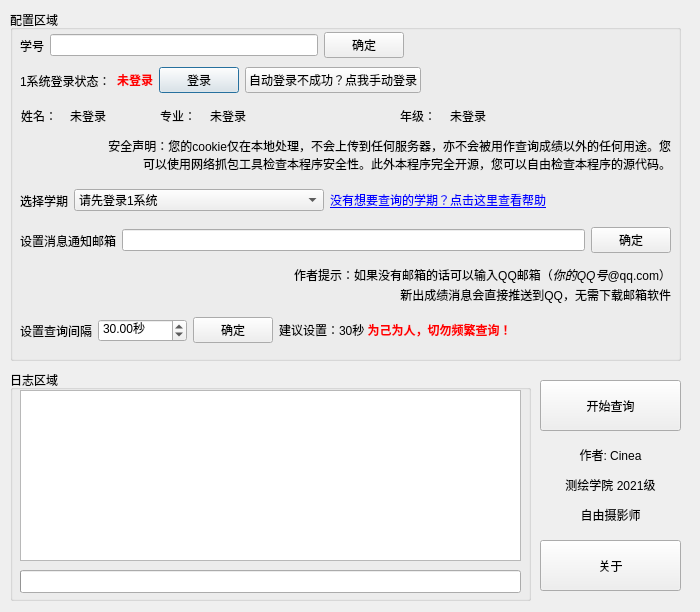
<?xml version="1.0" encoding="UTF-8"?>
<ui version="4.0">
 <class>Dialog</class>
 <widget class="QDialog" name="Dialog">
  <property name="geometry">
   <rect>
    <x>0</x>
    <y>0</y>
    <width>700</width>
    <height>612</height>
   </rect>
  </property>
  <property name="sizePolicy">
   <sizepolicy hsizetype="Fixed" vsizetype="Fixed">
    <horstretch>0</horstretch>
    <verstretch>0</verstretch>
   </sizepolicy>
  </property>
  <property name="windowTitle">
   <string>Dialog</string>
  </property>
  <property name="sizeGripEnabled">
   <bool>false</bool>
  </property>
  <widget class="QGroupBox" name="InputBox">
   <property name="geometry">
    <rect>
     <x>10</x>
     <y>10</y>
     <width>671</width>
     <height>351</height>
    </rect>
   </property>
   <property name="title">
    <string>配置区域</string>
   </property>
   <widget class="QWidget" name="horizontalLayoutWidget">
    <property name="geometry">
     <rect>
      <x>10</x>
      <y>50</y>
      <width>651</width>
      <height>41</height>
     </rect>
    </property>
    <layout class="QHBoxLayout" name="horizontalLayout">
     <item>
      <widget class="QLabel" name="cookieLabel">
       <property name="text">
        <string>1系统登录状态：</string>
       </property>
      </widget>
     </item>
     <item>
      <widget class="QLabel" name="OSloginstatus">
       <property name="text">
        <string>&lt;html&gt;&lt;head/&gt;&lt;body&gt;&lt;p&gt;&lt;span style=&quot; font-weight:600; color:#ff0000;&quot;&gt;未登录&lt;/span&gt;&lt;/p&gt;&lt;/body&gt;&lt;/html&gt;</string>
       </property>
      </widget>
     </item>
     <item>
      <widget class="QPushButton" name="cookieConfirmBtn">
       <property name="text">
        <string>登录</string>
       </property>
      </widget>
     </item>
     <item>
      <widget class="QPushButton" name="manualSetCookieBtn">
       <property name="text">
        <string>自动登录不成功？点我手动登录</string>
       </property>
      </widget>
     </item>
     <item>
      <spacer name="horizontalSpacer_4">
       <property name="orientation">
        <enum>Qt::Horizontal</enum>
       </property>
       <property name="sizeHint" stdset="0">
        <size>
         <width>40</width>
         <height>20</height>
        </size>
       </property>
      </spacer>
     </item>
    </layout>
   </widget>
   <widget class="QLabel" name="cookieHelpLebel_2">
    <property name="geometry">
     <rect>
      <x>90</x>
      <y>100</y>
      <width>571</width>
      <height>91</height>
     </rect>
    </property>
    <property name="text">
     <string>&lt;html&gt;&lt;head/&gt;&lt;body&gt;&lt;p align=&quot;right&quot;&gt;安全声明：您的cookie仅在本地处理，不会上传到任何服务器，亦不会被用作查询成绩以外的任何用途。您可以使用网络抓包工具检查本程序安全性。此外本程序完全开源，您可以自由检查本程序的源代码。&lt;/p&gt;&lt;/body&gt;&lt;/html&gt;</string>
    </property>
    <property name="textFormat">
     <enum>Qt::RichText</enum>
    </property>
    <property name="scaledContents">
     <bool>false</bool>
    </property>
    <property name="wordWrap">
     <bool>true</bool>
    </property>
   </widget>
   <widget class="QWidget" name="horizontalLayoutWidget_2">
    <property name="geometry">
     <rect>
      <x>10</x>
      <y>170</y>
      <width>794</width>
      <height>41</height>
     </rect>
    </property>
    <layout class="QHBoxLayout" name="horizontalLayout_3">
     <item>
      <widget class="QLabel" name="chooseTermLabel">
       <property name="text">
        <string>选择学期</string>
       </property>
      </widget>
     </item>
     <item>
      <widget class="QComboBox" name="selectTermComboBox">
       <property name="sizePolicy">
        <sizepolicy hsizetype="Preferred" vsizetype="Fixed">
         <horstretch>0</horstretch>
         <verstretch>0</verstretch>
        </sizepolicy>
       </property>
       <property name="minimumSize">
        <size>
         <width>250</width>
         <height>0</height>
        </size>
       </property>
       <property name="sizeIncrement">
        <size>
         <width>0</width>
         <height>0</height>
        </size>
       </property>
       <property name="baseSize">
        <size>
         <width>0</width>
         <height>0</height>
        </size>
       </property>
       <property name="currentText">
        <string>请先登录1系统</string>
       </property>
       <property name="iconSize">
        <size>
         <width>60</width>
         <height>20</height>
        </size>
       </property>
       <property name="placeholderText">
        <string/>
       </property>
       <item>
        <property name="text">
         <string>请先登录1系统</string>
        </property>
       </item>
      </widget>
     </item>
     <item>
      <widget class="QLabel" name="label_6">
       <property name="text">
        <string>&lt;html&gt;&lt;head/&gt;&lt;body&gt;&lt;p&gt;&lt;a href=&quot;https://www.cinea.com.cn&quot;&gt;&lt;span style=&quot; text-decoration: underline; color:#0000ff;&quot;&gt;没有想要查询的学期？点击这里查看帮助&lt;/span&gt;&lt;/a&gt;&lt;/p&gt;&lt;/body&gt;&lt;/html&gt;</string>
       </property>
       <property name="openExternalLinks">
        <bool>true</bool>
       </property>
      </widget>
     </item>
     <item>
      <spacer name="horizontalSpacer">
       <property name="orientation">
        <enum>Qt::Horizontal</enum>
       </property>
       <property name="sizeHint" stdset="0">
        <size>
         <width>40</width>
         <height>20</height>
        </size>
       </property>
      </spacer>
     </item>
    </layout>
   </widget>
   <widget class="QWidget" name="horizontalLayoutWidget_3">
    <property name="geometry">
     <rect>
      <x>10</x>
      <y>210</y>
      <width>651</width>
      <height>41</height>
     </rect>
    </property>
    <layout class="QHBoxLayout" name="horizontalLayout_4">
     <item>
      <widget class="QLabel" name="label">
       <property name="text">
        <string>设置消息通知邮箱</string>
       </property>
      </widget>
     </item>
     <item>
      <widget class="QLineEdit" name="mailLineEdt"/>
     </item>
     <item>
      <widget class="QPushButton" name="mailConfirmBtn">
       <property name="text">
        <string>确定</string>
       </property>
      </widget>
     </item>
    </layout>
   </widget>
   <widget class="QLabel" name="cookieHelpLebel_3">
    <property name="geometry">
     <rect>
      <x>90</x>
      <y>250</y>
      <width>571</width>
      <height>31</height>
     </rect>
    </property>
    <property name="text">
     <string>&lt;html&gt;&lt;head/&gt;&lt;body&gt;&lt;p align=&quot;right&quot;&gt;作者提示：如果没有邮箱的话可以输入QQ邮箱（&lt;span style=&quot; font-style:italic;&quot;&gt;你的QQ号&lt;/span&gt;@qq.com）&lt;/p&gt;&lt;/body&gt;&lt;/html&gt;</string>
    </property>
    <property name="textFormat">
     <enum>Qt::RichText</enum>
    </property>
    <property name="scaledContents">
     <bool>false</bool>
    </property>
    <property name="wordWrap">
     <bool>true</bool>
    </property>
    <property name="margin">
     <number>0</number>
    </property>
    <property name="indent">
     <number>-1</number>
    </property>
   </widget>
   <widget class="QLabel" name="cookieHelpLebel_4">
    <property name="geometry">
     <rect>
      <x>90</x>
      <y>270</y>
      <width>571</width>
      <height>31</height>
     </rect>
    </property>
    <property name="text">
     <string>&lt;html&gt;&lt;head/&gt;&lt;body&gt;&lt;p align=&quot;right&quot;&gt;新出成绩消息会直接推送到QQ，无需下载邮箱软件&lt;/p&gt;&lt;/body&gt;&lt;/html&gt;</string>
    </property>
    <property name="textFormat">
     <enum>Qt::RichText</enum>
    </property>
    <property name="scaledContents">
     <bool>false</bool>
    </property>
    <property name="wordWrap">
     <bool>true</bool>
    </property>
    <property name="margin">
     <number>0</number>
    </property>
    <property name="indent">
     <number>-1</number>
    </property>
   </widget>
   <widget class="QWidget" name="horizontalLayoutWidget_4">
    <property name="geometry">
     <rect>
      <x>10</x>
      <y>300</y>
      <width>651</width>
      <height>41</height>
     </rect>
    </property>
    <layout class="QHBoxLayout" name="horizontalLayout_5">
     <item>
      <widget class="QLabel" name="label_2">
       <property name="text">
        <string>设置查询间隔</string>
       </property>
      </widget>
     </item>
     <item>
      <widget class="QDoubleSpinBox" name="queryTimeEdit">
       <property name="suffix">
        <string>秒</string>
       </property>
       <property name="minimum">
        <double>1.000000000000000</double>
       </property>
       <property name="maximum">
        <double>10000.000000000000000</double>
       </property>
       <property name="value">
        <double>30.000000000000000</double>
       </property>
      </widget>
     </item>
     <item>
      <widget class="QPushButton" name="delayTimeOK">
       <property name="text">
        <string>确定</string>
       </property>
      </widget>
     </item>
     <item>
      <widget class="QLabel" name="label_3">
       <property name="text">
        <string>&lt;html&gt;&lt;head/&gt;&lt;body&gt;&lt;p&gt;建议设置：30秒 &lt;span style=&quot; font-weight:600; color:#ff0000;&quot;&gt;为己为人，切勿频繁查询！&lt;/span&gt;&lt;/p&gt;&lt;/body&gt;&lt;/html&gt;</string>
       </property>
       <property name="textFormat">
        <enum>Qt::RichText</enum>
       </property>
      </widget>
     </item>
     <item>
      <spacer name="horizontalSpacer_3">
       <property name="orientation">
        <enum>Qt::Horizontal</enum>
       </property>
       <property name="sizeHint" stdset="0">
        <size>
         <width>40</width>
         <height>20</height>
        </size>
       </property>
      </spacer>
     </item>
    </layout>
   </widget>
   <widget class="QLabel" name="nameLabel">
    <property name="geometry">
     <rect>
      <x>60</x>
      <y>80</y>
      <width>121</width>
      <height>51</height>
     </rect>
    </property>
    <property name="text">
     <string>未登录</string>
    </property>
   </widget>
   <widget class="QLabel" name="label_7">
    <property name="geometry">
     <rect>
      <x>150</x>
      <y>80</y>
      <width>51</width>
      <height>51</height>
     </rect>
    </property>
    <property name="text">
     <string>专业：</string>
    </property>
   </widget>
   <widget class="QLabel" name="label_5">
    <property name="geometry">
     <rect>
      <x>11</x>
      <y>80</y>
      <width>51</width>
      <height>51</height>
     </rect>
    </property>
    <property name="text">
     <string>姓名：</string>
    </property>
   </widget>
   <widget class="QLabel" name="facultyLabel">
    <property name="geometry">
     <rect>
      <x>200</x>
      <y>80</y>
      <width>191</width>
      <height>51</height>
     </rect>
    </property>
    <property name="text">
     <string>未登录</string>
    </property>
   </widget>
   <widget class="QLabel" name="label_9">
    <property name="geometry">
     <rect>
      <x>390</x>
      <y>80</y>
      <width>51</width>
      <height>51</height>
     </rect>
    </property>
    <property name="text">
     <string>年级：</string>
    </property>
   </widget>
   <widget class="QLabel" name="gradeLabel">
    <property name="geometry">
     <rect>
      <x>440</x>
      <y>80</y>
      <width>191</width>
      <height>51</height>
     </rect>
    </property>
    <property name="text">
     <string>未登录</string>
    </property>
   </widget>
   <widget class="QWidget" name="horizontalLayoutWidget_5">
    <property name="geometry">
     <rect>
      <x>10</x>
      <y>20</y>
      <width>651</width>
      <height>31</height>
     </rect>
    </property>
    <layout class="QHBoxLayout" name="horizontalLayout_2">
     <item>
      <widget class="QLabel" name="label_8">
       <property name="text">
        <string>学号</string>
       </property>
      </widget>
     </item>
     <item>
      <widget class="QLineEdit" name="studentNumberEdit"/>
     </item>
     <item>
      <widget class="QPushButton" name="sNumOKBtn">
       <property name="text">
        <string>确定</string>
       </property>
      </widget>
     </item>
     <item>
      <spacer name="horizontalSpacer_2">
       <property name="orientation">
        <enum>Qt::Horizontal</enum>
       </property>
       <property name="sizeHint" stdset="0">
        <size>
         <width>40</width>
         <height>20</height>
        </size>
       </property>
      </spacer>
     </item>
    </layout>
   </widget>
  </widget>
  <widget class="QGroupBox" name="queryBox">
   <property name="geometry">
    <rect>
     <x>10</x>
     <y>370</y>
     <width>521</width>
     <height>231</height>
    </rect>
   </property>
   <property name="title">
    <string>日志区域</string>
   </property>
   <widget class="QProgressBar" name="progressBar">
    <property name="geometry">
     <rect>
      <x>10</x>
      <y>200</y>
      <width>501</width>
      <height>23</height>
     </rect>
    </property>
    <property name="toolTip">
     <string>&lt;html&gt;&lt;head/&gt;&lt;body&gt;&lt;p&gt;这里是查询进度条&lt;/p&gt;&lt;p&gt;&lt;span style=&quot; font-style:italic;&quot;&gt;用来搞心理安慰作用的，其实和查询进度没关系&lt;/span&gt;&lt;/p&gt;&lt;/body&gt;&lt;/html&gt;</string>
    </property>
    <property name="value">
     <number>0</number>
    </property>
    <property name="textVisible">
     <bool>false</bool>
    </property>
    <property name="orientation">
     <enum>Qt::Horizontal</enum>
    </property>
   </widget>
   <widget class="QTextEdit" name="outputWindow">
    <property name="geometry">
     <rect>
      <x>10</x>
      <y>20</y>
      <width>501</width>
      <height>171</height>
     </rect>
    </property>
    <property name="toolTip">
     <string>&lt;html&gt;&lt;head/&gt;&lt;body&gt;&lt;p&gt;这里是日志输出区域&lt;/p&gt;&lt;/body&gt;&lt;/html&gt;</string>
    </property>
    <property name="undoRedoEnabled">
     <bool>false</bool>
    </property>
    <property name="readOnly">
     <bool>true</bool>
    </property>
    <property name="acceptRichText">
     <bool>true</bool>
    </property>
   </widget>
  </widget>
  <widget class="QPushButton" name="startButton">
   <property name="geometry">
    <rect>
     <x>540</x>
     <y>380</y>
     <width>141</width>
     <height>51</height>
    </rect>
   </property>
   <property name="text">
    <string>开始查询</string>
   </property>
  </widget>
  <widget class="QLabel" name="label_4">
   <property name="geometry">
    <rect>
     <x>540</x>
     <y>430</y>
     <width>141</width>
     <height>111</height>
    </rect>
   </property>
   <property name="toolTip">
    <string>&lt;html&gt;&lt;head/&gt;&lt;body&gt;&lt;p&gt;意不意外，居然不是码类的，甚至不是电类的&lt;/p&gt;&lt;p&gt;原来是分流政策不让我学码&lt;/p&gt;&lt;p&gt;蚌埠住了&lt;/p&gt;&lt;/body&gt;&lt;/html&gt;</string>
   </property>
   <property name="text">
    <string>&lt;html&gt;&lt;head/&gt;&lt;body&gt;&lt;p align=&quot;center&quot;&gt;作者: Cinea&lt;/p&gt;&lt;p align=&quot;center&quot;&gt;测绘学院 2021级&lt;/p&gt;&lt;p align=&quot;center&quot;&gt;自由摄影师&lt;/p&gt;&lt;/body&gt;&lt;/html&gt;</string>
   </property>
   <property name="openExternalLinks">
    <bool>true</bool>
   </property>
  </widget>
  <widget class="QPushButton" name="aboutBtn">
   <property name="geometry">
    <rect>
     <x>540</x>
     <y>540</y>
     <width>141</width>
     <height>51</height>
    </rect>
   </property>
   <property name="text">
    <string>关于</string>
   </property>
  </widget>
 </widget>
 <tabstops>
  <tabstop>cookieConfirmBtn</tabstop>
  <tabstop>mailLineEdt</tabstop>
  <tabstop>mailConfirmBtn</tabstop>
  <tabstop>queryTimeEdit</tabstop>
  <tabstop>delayTimeOK</tabstop>
  <tabstop>startButton</tabstop>
  <tabstop>outputWindow</tabstop>
 </tabstops>
 <resources/>
 <connections>
  <connection>
   <sender>mailConfirmBtn</sender>
   <signal>clicked()</signal>
   <receiver>Dialog</receiver>
   <slot>accept()</slot>
   <hints>
    <hint type="sourcelabel">
     <x>669</x>
     <y>246</y>
    </hint>
    <hint type="destinationlabel">
     <x>349</x>
     <y>299</y>
    </hint>
   </hints>
  </connection>
  <connection>
   <sender>selectTermComboBox</sender>
   <signal>currentIndexChanged(int)</signal>
   <receiver>Dialog</receiver>
   <slot>accept()</slot>
   <hints>
    <hint type="sourcelabel">
     <x>221</x>
     <y>210</y>
    </hint>
    <hint type="destinationlabel">
     <x>349</x>
     <y>299</y>
    </hint>
   </hints>
  </connection>
  <connection>
   <sender>delayTimeOK</sender>
   <signal>clicked()</signal>
   <receiver>Dialog</receiver>
   <slot>accept()</slot>
   <hints>
    <hint type="sourcelabel">
     <x>317</x>
     <y>326</y>
    </hint>
    <hint type="destinationlabel">
     <x>349</x>
     <y>299</y>
    </hint>
   </hints>
  </connection>
  <connection>
   <sender>cookieConfirmBtn</sender>
   <signal>clicked()</signal>
   <receiver>Dialog</receiver>
   <slot>accept()</slot>
   <hints>
    <hint type="sourcelabel">
     <x>669</x>
     <y>76</y>
    </hint>
    <hint type="destinationlabel">
     <x>349</x>
     <y>299</y>
    </hint>
   </hints>
  </connection>
  <connection>
   <sender>manualSetCookieBtn</sender>
   <signal>clicked()</signal>
   <receiver>Dialog</receiver>
   <slot>accept()</slot>
   <hints>
    <hint type="sourcelabel">
     <x>405</x>
     <y>49</y>
    </hint>
    <hint type="destinationlabel">
     <x>349</x>
     <y>305</y>
    </hint>
   </hints>
  </connection>
  <connection>
   <sender>aboutBtn</sender>
   <signal>clicked()</signal>
   <receiver>Dialog</receiver>
   <slot>accept()</slot>
   <hints>
    <hint type="sourcelabel">
     <x>610</x>
     <y>565</y>
    </hint>
    <hint type="destinationlabel">
     <x>349</x>
     <y>305</y>
    </hint>
   </hints>
  </connection>
 </connections>
</ui>
